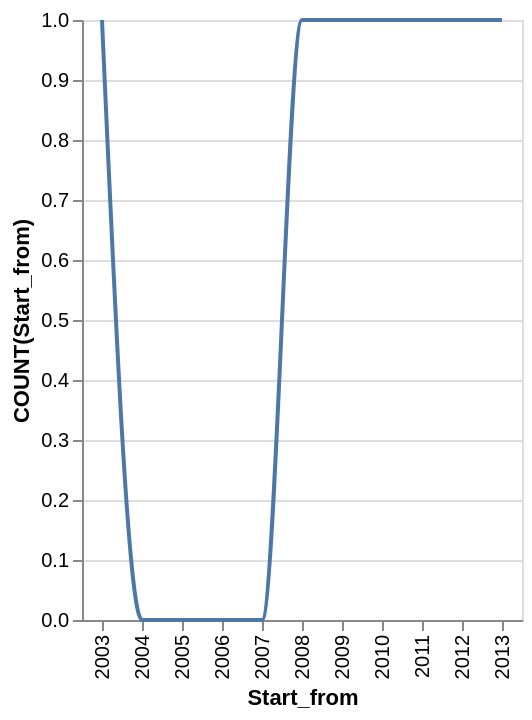

Source (Vega-Lite JSON):
### Vega-Lite specification from a JSON file in a GitHub repository (floating-point values rounded to 4 significant figures)
{"data": {"values": [{"x_data": "2003", "y_data": 1}, {"x_data": "2004", "y_data": 0}, {"x_data": "2005", "y_data": 0}, {"x_data": "2006", "y_data": 0}, {"x_data": "2007", "y_data": 0}, {"x_data": "2008", "y_data": 1}, {"x_data": "2009", "y_data": 1}, {"x_data": "2010", "y_data": 1}, {"x_data": "2011", "y_data": 1}, {"x_data": "2012", "y_data": 1}, {"x_data": "2013", "y_data": 1}]}, "mark": {"type": "line", "interpolate": "monotone"}, "encoding": {"x": {"field": "x_data", "type": "nominal", "title": "Start_from", "sort": "ascending"}, "y": {"field": "y_data", "type": "quantitative", "title": "COUNT(Start_from)"}}}
